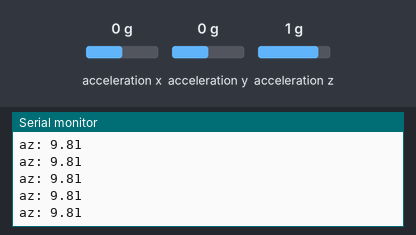
Simulated run of this program. Board: Arduino Uno, built with avr-gcc and run on an emulated ATmega328P. Parts: the last lines printed to the serial monitor. Wiring (inferred from the names in the program): MPU-6050 motion sensor at I2C address 0x68. Inputs (shaded band) come from the test bench; at power-on: acceleration z 1 g, acceleration x 0 g, acceleration y 0 g.

Above: at 1.2 s.
1.3 s: acceleration z set to -1.4 g
At 1.43 s:
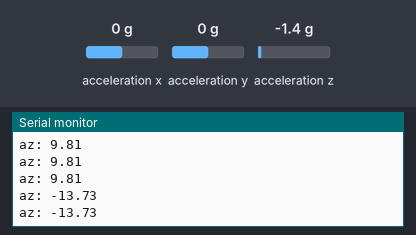
2.8 s: acceleration z set to -0.8 g
At 2.85 s:
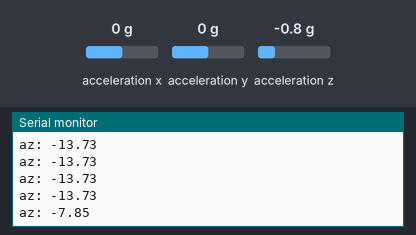
Timing chart, 0 to 5.8 s (numbered marks = the images above; inputs shaded):
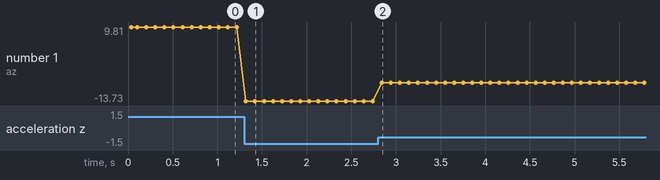

The program:

main.cpp
```cpp
#include <Arduino.h>
#include <Wire.h>
#include "mpu6050_register.hpp"

bool mpu_status;
byte accelz_8bit_array[2];
double az;


void setup()
{
  Wire.begin();
  Serial.begin(9600);

  // checking MPU connection
  Wire.beginTransmission(MPU6050_ADDRESS);
  mpu_status=Wire.endTransmission(true);
  if(mpu_status==0)
   Serial.println("MPU6050 Connection Successful.");
  else
   Serial.println("MPU6050 Connection Failed..!");

 // Disable sleep mode
  Wire.beginTransmission(MPU6050_ADDRESS);
  Wire.write(PWR_MGMT_1_REG);
  Wire.write(0<<6);
  Wire.endTransmission(true);

  // Setting sample rate
  Wire.beginTransmission(MPU6050_ADDRESS);
  Wire.write(SMPLRT_DIV_REG);
  Wire.write(0);
  Wire.endTransmission(true);

  /*// Setting gyroscope and accelerometer range
  Wire.beginTransmission(MPU6050_ADDRESS);
  Wire.write(GYRO_CONFIG_REG);
  Wire.write(GYROSCOPE_RANGE_1000);
  Wire.endTransmission(true);
*/
  Wire.beginTransmission(MPU6050_ADDRESS);
  Wire.write(ACCEL_CONFIG_REG);
  Wire.write(ACCELERO_METER_RANGE_8);
  Wire.endTransmission(true);
}

void loop()
{
  // Reading msb of az
  Wire.beginTransmission(MPU6050_ADDRESS);
  Wire.write(ACCEL_ZOUT_H_REG);
  Wire.endTransmission(false);
  Wire.requestFrom(MPU6050_ADDRESS,1,true);
  while(Wire.available())
     accelz_8bit_array[1]=Wire.read();

  // Reading lsb of az
  Wire.beginTransmission(MPU6050_ADDRESS);
  Wire.write(ACCEL_ZOUT_L_REG);
  Wire.endTransmission(false);
  Wire.requestFrom(MPU6050_ADDRESS,1,true);
  while(Wire.available())
   accelz_8bit_array[0]=Wire.read();

 // Combining into 16bit az
 az=(accelz_8bit_array[1]<<8 )+(accelz_8bit_array[0]);
 az= ACCELERATION_DUE_TO_GRAVITY * az * ACCELERO_METER_SENSITIVITY_8;

// Printing az
  Serial.print("az: ");
  Serial.println(az);
  delay(100);
}
```

mpu6050_register.hpp
```cpp
#define MPU6050_ADDRESS 0x68
#define SMPLRT_DIV_REG 0x19
#define PWR_MGMT_1_REG 0x6B
#define CONFIG_REG 0x1A
#define GYRO_CONFIG_REG 0x1B
#define ACCEL_CONFIG_REG 0x1C
#define ACCELERATION_DUE_TO_GRAVITY 9.80665
#define ACCELERO_METER_SENSITIVITY_8 0.0001220703125*2

#define ACCEL_XOUT_H_REG 0x3B
#define ACCEL_XOUT_L_REG 0x3C
#define ACCEL_YOUT_H_REG 0x3D
#define ACCEL_YOUT_L_REG 0x3E
#define ACCEL_ZOUT_H_REG 0x3F
#define ACCEL_ZOUT_L_REG 0x40

#define GYRO_XOUT_H_REG 0x43
#define GYRO_XOUT_L_REG 0x44
#define GYRO_YOUT_H_REG 0x45
#define GYRO_YOUT_L_REG 0x46
#define GYRO_ZOUT_H_REG 0x47
#define GYRO_ZOUT_L_REG 0x48

#define ACCELERO_METER_RANGE_2 0<<3
#define ACCELERO_METER_RANGE_4 1<<3
#define ACCELERO_METER_RANGE_8 2<<3
#define ACCELERO_METER_RANGE_16 3<<3

#define GYROSCOPE_RANGE_250 0<<3
#define GYROSCOPE_RANGE_500 1<<3
#define GYROSCOPE_RANGE_1000 2<<3
#define GYROSCOPE_RANGE_2000 3<<3
```

Measured:
- after the input at 1.3 s, the serial monitor: prints a new line at once (image 1)
- after the input at 2.8 s, the serial monitor: prints a new line at once (image 2)
- plotted number 1: 9.81 → -13.73 after the input at 1.3 s, -13.73 → -7.85 after the input at 2.8 s
